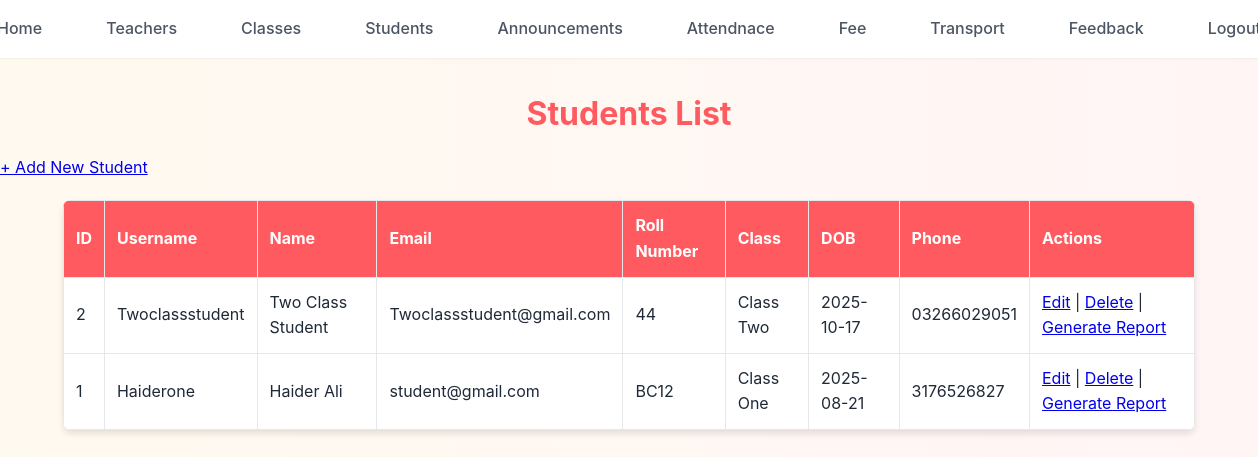
The app's page /admin/view_student.php (signed in) with its own data.
### tables this page shows
CREATE TABLE `students` (
  `student_id` int(11) NOT NULL,
  `username` varchar(50) NOT NULL,
  `password` varchar(255) NOT NULL,
  `email` varchar(100) NOT NULL,
  `first_name` varchar(50) NOT NULL,
  `last_name` varchar(50) NOT NULL,
  `roll_number` varchar(20) NOT NULL,
  `class_id` int(11) DEFAULT NULL,
  `date_of_birth` date DEFAULT NULL,
  `phone_number` varchar(15) DEFAULT NULL,
  `created_at` timestamp NOT NULL DEFAULT current_timestamp(),
  `updated_at` timestamp NOT NULL DEFAULT current_timestamp() ON UPDATE current_timestamp()
);

CREATE TABLE `classes` (
  `class_id` int(11) NOT NULL,
  `class_name` varchar(50) NOT NULL,
  `teacher_id` int(11) DEFAULT NULL
);

### admin/view_student.php (the view, shortened to what this page needs)
<?php
include "config.php";
$query = "SELECT s.*, c.class_name
          FROM Students s
          LEFT JOIN Classes c ON s.class_id = c.class_id
          ORDER BY s.student_id DESC";
$result = mysqli_query($conn, $query);
?>
<!DOCTYPE html>
<html lang="en">
<head>
    <link rel="stylesheet" href="../CSS/style.css">
</head>
<body>
<?php include('navbar.php'); ?>
<div>
    <h2>Students List</h2>
    <a href="add_student.php">+ Add New Student</a>
    <table>
        <tr>
            <th>ID</th>
            <th>Username</th>
            <th>Name</th>
            <th>Email</th>
            <th>Roll Number</th>
            <th>Class</th>
            <th>DOB</th>
            <th>Phone</th>
            <th>Actions</th>
        </tr>
        <?php while ($row = mysqli_fetch_assoc($result)): ?>
            <tr>
                <td><?php echo $row['student_id']; ?></td>
                <td><?php echo htmlspecialchars($row['username']); ?></td>
                <td><?php echo htmlspecialchars($row['first_name'] . " " . $row['last_name']); ?></td>
                <td><?php echo htmlspecialchars($row['email']); ?></td>
                <td><?php echo htmlspecialchars($row['roll_number']); ?></td>
                <td><?php echo $row['class_name'] ? htmlspecialchars($row['class_name']) : "None"; ?></td>
                <td><?php echo $row['date_of_birth']; ?></td>
                <td><?php echo htmlspecialchars($row['phone_number']); ?></td>
                <td>
                    <a href="edit_student.php?id=<?php echo $row['student_id']; ?>">Edit</a> |
                    <a href="view_student.php?delete=<?php echo $row['student_id']; ?>" onclick="return confirm('Delete this student?');">Delete</a> |
                    <a href="student_report.php?id=<?php echo $row['student_id']; ?>">Generate Report</a>
                </td>
            </tr>
        <?php endwhile; ?>
    </table>
</div>
</body>
</html>

### CSS/style.css (style rules this page uses)
:root { --primary-color: #ff5a5f; --primary-hover: #e14d52; --secondary-color: #ffcc00; --secondary-hover: #e6b800; --text-primary: #1f2937; --text-secondary: #4b5563; --bg-primary: #ffffff; --bg-secondary: #fdf2f2; --border-color: #e5e7eb; --shadow-sm: 0 1px 2px rgba(0, 0, 0, 0.05); --shadow-md: 0 4px 6px rgba(0, 0, 0, 0.1); --shadow-lg: 0 10px 15px rgba(0, 0, 0, 0.15); }
* { margin: 0; padding: 0; box-sizing: border-box; }
body { font-family: 'Inter', sans-serif; background: linear-gradient(to right, #fffaf0, #fff5f5); color: var(--text-primary); line-height: 1.6; }
h1, h2, h3, h4, h5, h6 { margin-top: 30px; font-weight: 700; text-align: center; margin-bottom: 1rem; color: var(--primary-color); }
h2 { font-size: 2rem; }
table { width: 90%; margin: 20px auto; border-collapse: collapse; background: var(--bg-primary); box-shadow: var(--shadow-md); border-radius: 8px; overflow: hidden; }
th, td { padding: 12px; border: 1px solid var(--border-color); text-align: left; }
th { background: var(--primary-color); color: white; }

### records on screen
students: student_id "2", username "Twoclassstudent", first_name+last_name "Two Class Student", email "Twoclassstudent@gmail.com", roll_number "44", class.class_name "Class Two", date_of_birth "2025-10-17", phone_number "03266029051"
students: student_id "1", username "Haiderone", first_name+last_name "Haider Ali", email "student@gmail.com", roll_number "BC12", class.class_name "Class One", date_of_birth "2025-08-21", phone_number "3176526827"
